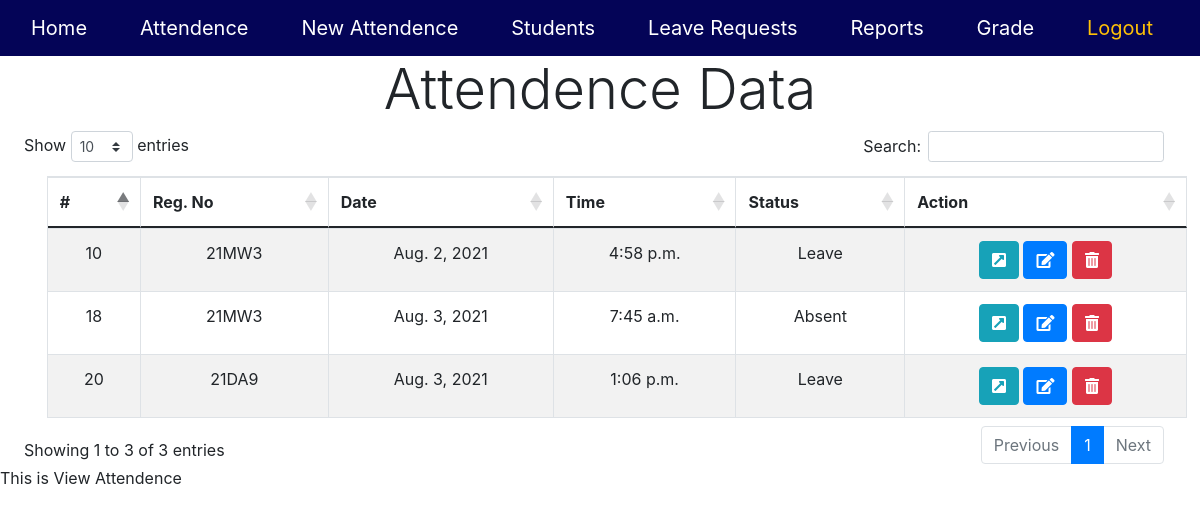
The app's page /adminPanel/AdminviewAttendence/ with its own data.
### UserPanel/models.py (models this page shows)
class Attendence(models.Model):
    status_option=(('A','Absent'),('P','Present'),('L','Leave'))
    att_id=models.AutoField(primary_key=True)
    std_reg=models.ForeignKey('Student',on_delete = models.CASCADE)
    att_date=models.DateField(auto_now_add=True)
    att_time=models.TimeField(auto_now_add=True)
    att_status=models.CharField(max_length=1,choices=status_option)

### AdminPanel/views.py (the view)
# urls.py: path('AdminviewAttendence/',AdminviewAttendence,name='AdminviewAttendence'),
def AdminviewAttendence(request):
    att=Attendence.objects.all()
    return render(request,'admin/viewAttendence.html',{'Attendence':att})

### templates/admin/viewAttendence.html (shortened to what this page needs)
{% extends "admin/admintemp.html" %}
{% load static %}
{% block body%}
    <h1 class="display-4 center" >Attendence Data</h1>
    <div style="width: 95%; margin-left:2%;">
        <table id="showTable" class="table table-striped table-bordered center" style="width: 100%;margin-left:2%;">
            <thead>
                <th>#</th>
                <th>Reg. No</th>
                <th>Date</th>
                <th>Time</th>
                <th>Status</th>
                <th>Action</th>
            </thead>
            <tbody>
                {% for rec in  Attendence %}
                        <tr>
                            <td>{{ rec.att_id }}</td>
                            <td>{{ rec.std_reg_id }}</td>
                            <td>{{ rec.att_date }}</td>
                            <td>{{ rec.att_time }}</td>
                            <td>{{ rec.att_status }}</td>
                            <td>
                                <a href="{% url 'openAttendence'  rec.att_id%}" class="btn btn-info"><i class="fas fa-external-link-square-alt"></i></a>
                                <a href="{% url 'editAttendence'  rec.att_id%}" class="btn btn-primary"><i class="fa fa-edit"></i></a>
                                <a href="{% url 'delAttendence'  rec.att_id%}" class="btn btn-danger"><i class="fas fa-trash-alt"></i></a>
                            </td>
                        </tr>
                {% endfor %}
            </tbody>
        </table>
    </div>
    This is View Attendence
{% endblock %}

### static/css/admin.css (style rules this page uses)
.center { text-align: center; }

### records on screen
Attendence: att_id "10", std_reg_id "21MW3", att_date "Aug. 2, 2021", att_time "4:58 p.m.", att_status "Leave"
Attendence: att_id "18", std_reg_id "21MW3", att_date "Aug. 3, 2021", att_time "7:45 a.m.", att_status "Absent"
Attendence: att_id "20", std_reg_id "21DA9", att_date "Aug. 3, 2021", att_time "1:06 p.m.", att_status "Leave"
